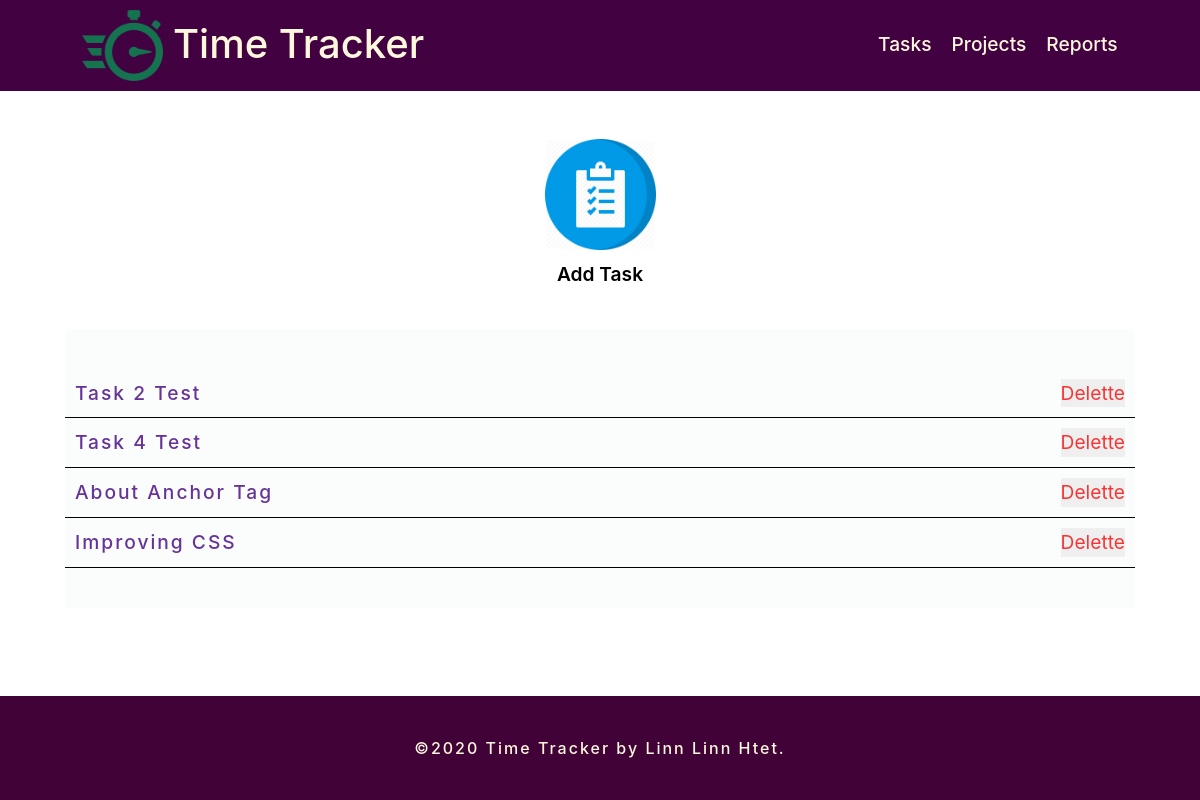
The page /task_list.php on the database its author committed.
### tables this page shows
CREATE TABLE "tasks" (
	"task_id"	INTEGER PRIMARY KEY AUTOINCREMENT UNIQUE,
	"project_id"	INTEGER,
	"title"	TEXT,
	"date"	TEXT,
	"time"	INTEGER
);

### inc/function.php (called while the page is built, shortened)
<?php
function get_task_list($filter = null){
    include ("connection.php");
    try {
    $sql = 'SELECT tasks.*, projects.title as project FROM tasks
             JOIN projects ON tasks.project_id = projects.project_id';
        $where ='';
        $orderby = ' ORDER BY date DESC';
        $results = $db->prepare($sql. $where . $orderby);
        $results->execute();
    } catch (Exception $e){
        echo "Error!:" .$e->getMessage(). "</br>";
    }
    return $results->fetchALL(PDO::FETCH_ASSOC);
}
?>

### task_list.php (the view, shortened to what this page needs)
<?php
include ("inc/function.php");
include ("inc/header.php");
?>
 <div class="container text-center mt-5 mb-5">
    <div class="row">
        <div class="col-12">
        <img src="task-icon-55.png" alt="addtasks">
        <a href="task.php">Add Task</a>
        </div>
    </div>
    <div class="form-container">
        <ul class="items">
            <?php
                foreach (get_task_list() as $items){
                    echo "<li><a href='task.php?id=". $items['task_id'] . "'>" .$items['title'] ."</a>";
                    echo "<form method='post' action='task_list.php' onsubmit=\"return confirm('Are you sure you want to delete this task?');\">\n";
                    echo "<input type='submit' class='delete' value='Delette' />\n";
                    echo "</form>";
                    echo "</li>";
                }
            ?>
        </ul>
    </div>
 </div>
 <?php
include ("inc/footer.php");
?>

### css/style.css (style rules this page uses)
.container .row .col-12 img { width: 10%; }
.container .row .col-12 a { display: block; margin-top: 10px; font-size: 1.2em; font-weight: 600; color: black !important; text-decoration: none !important; transition: .2s ease-in-out; }
.container .form-container .items { list-style: none; margin: 20px auto; padding: 40px 0; background-color: rgba(251, 253, 253, 0.938); color: black; }
.container .form-container .items li { padding: 10px; font-size: 1.2em; font-weight: 500; display: flex; justify-content: space-between; letter-spacing: 2px; border-bottom: 1px solid black; }
.container .form-container .items li a { text-decoration: none; color: rebeccapurple !important; }
.container .form-container .items li form input[type='submit'] { border: 0; color: rgb(248, 52, 52); padding: 0; }
.container .form-container { margin: 0 auto; padding: 20px; }

### rows shown on the page
tasks: title "Task 2 Test"
tasks: title "Task 4 Test"
tasks: title "About Anchor Tag"
tasks: title "Improving CSS"
